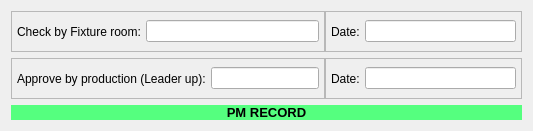
                  <widget class="QWidget" name="widget_3" native="true">
                   <property name="sizePolicy">
                    <sizepolicy hsizetype="Preferred" vsizetype="Preferred">
                     <horstretch>0</horstretch>
                     <verstretch>0</verstretch>
                    </sizepolicy>
                   </property>
                   <property name="minimumSize">
                    <size>
                     <width>100</width>
                     <height>80</height>
                    </size>
                   </property>
                   <property name="styleSheet">
                    <string notr="true"/>
                   </property>
                   <layout class="QVBoxLayout" name="verticalLayout_5">
                    <item>
                     <widget class="QWidget" name="widget_19" native="true">
                      <property name="styleSheet">
                       <string notr="true"/>
                      </property>
                      <layout class="QHBoxLayout" name="horizontalLayout_27">
                       <property name="spacing">
                        <number>0</number>
                       </property>
                       <property name="leftMargin">
                        <number>0</number>
                       </property>
                       <property name="topMargin">
                        <number>0</number>
                       </property>
                       <property name="rightMargin">
                        <number>0</number>
                       </property>
                       <property name="bottomMargin">
                        <number>0</number>
                       </property>
                       <item>
                        <widget class="QFrame" name="frame_21">
                         <property name="minimumSize">
                          <size>
                           <width>196</width>
                           <height>41</height>
                          </size>
                         </property>
                         <property name="frameShape">
                          <enum>QFrame::StyledPanel</enum>
                         </property>
                         <property name="frameShadow">
                          <enum>QFrame::Raised</enum>
                         </property>
                         <layout class="QHBoxLayout" name="horizontalLayout_28">
                          <property name="spacing">
                           <number>5</number>
                          </property>
                          <property name="leftMargin">
                           <number>5</number>
                          </property>
                          <property name="topMargin">
                           <number>5</number>
                          </property>
                          <property name="rightMargin">
                           <number>5</number>
                          </property>
                          <property name="bottomMargin">
                           <number>5</number>
                          </property>
                          <item alignment="Qt::AlignLeft">
                           <widget class="QLabel" name="label_9">
                            <property name="text">
                             <string>Check by Fixture room:</string>
                            </property>
                           </widget>
                          </item>
                          <item>
                           <widget class="QLineEdit" name="lineEdit_17">
                            <property name="sizePolicy">
                             <sizepolicy hsizetype="Expanding" vsizetype="Fixed">
                              <horstretch>0</horstretch>
                              <verstretch>0</verstretch>
                             </sizepolicy>
                            </property>
                            <property name="maximumSize">
                             <size>
                              <width>16777215</width>
                              <height>16777215</height>
                             </size>
                            </property>
                           </widget>
                          </item>
                         </layout>
                        </widget>
                       </item>
                       <item alignment="Qt::AlignRight">
                        <widget class="QFrame" name="frame_22">
                         <property name="minimumSize">
                          <size>
                           <width>197</width>
                           <height>41</height>
                          </size>
                         </property>
                         <property name="frameShape">
                          <enum>QFrame::StyledPanel</enum>
                         </property>
                         <property name="frameShadow">
                          <enum>QFrame::Raised</enum>
                         </property>
                         <layout class="QHBoxLayout" name="horizontalLayout_29">
                          <property name="spacing">
                           <number>5</number>
                          </property>
                          <property name="leftMargin">
                           <number>5</number>
                          </property>
                          <property name="topMargin">
                           <number>5</number>
                          </property>
                          <property name="rightMargin">
                           <number>5</number>
                          </property>
                          <property name="bottomMargin">
                           <number>5</number>
                          </property>
                          <item alignment="Qt::AlignLeft">
                           <widget class="QLabel" name="label_10">
                            <property name="text">
                             <string>Date:</string>
                            </property>
                           </widget>
                          </item>
                          <item>
                           <widget class="QLineEdit" name="lineEdit_18">
                            <property name="sizePolicy">
                             <sizepolicy hsizetype="Expanding" vsizetype="Fixed">
                              <horstretch>0</horstretch>
                              <verstretch>0</verstretch>
                             </sizepolicy>
                            </property>
                            <property name="minimumSize">
                             <size>
                              <width>100</width>
                              <height>21</height>
                             </size>
                            </property>
                           </widget>
                          </item>
                         </layout>
                        </widget>
                       </item>
                      </layout>
                     </widget>
                    </item>
                    <item>
                     <widget class="QWidget" name="widget_20" native="true">
                      <property name="styleSheet">
                       <string notr="true"/>
                      </property>
                      <layout class="QHBoxLayout" name="horizontalLayout_26">
                       <property name="spacing">
                        <number>0</number>
                       </property>
                       <property name="leftMargin">
                        <number>0</number>
                       </property>
                       <property name="topMargin">
                        <number>0</number>
                       </property>
                       <property name="rightMargin">
                        <number>0</number>
                       </property>
                       <property name="bottomMargin">
                        <number>0</number>
                       </property>
                       <item>
                        <widget class="QFrame" name="frame_19">
                         <property name="minimumSize">
                          <size>
                           <width>196</width>
                           <height>41</height>
                          </size>
                         </property>
                         <property name="frameShape">
                          <enum>QFrame::StyledPanel</enum>
                         </property>
                         <property name="frameShadow">
                          <enum>QFrame::Raised</enum>
                         </property>
                         <layout class="QHBoxLayout" name="horizontalLayout_30">
                          <property name="spacing">
                           <number>5</number>
                          </property>
                          <property name="leftMargin">
                           <number>5</number>
                          </property>
                          <property name="topMargin">
                           <number>5</number>
                          </property>
                          <property name="rightMargin">
                           <number>5</number>
                          </property>
                          <property name="bottomMargin">
                           <number>5</number>
                          </property>
                          <item alignment="Qt::AlignLeft">
                           <widget class="QLabel" name="label_7">
                            <property name="text">
                             <string>Approve by production (Leader up):</string>
                            </property>
                           </widget>
                          </item>
                          <item>
                           <widget class="QLineEdit" name="lineEdit_13">
                            <property name="sizePolicy">
                             <sizepolicy hsizetype="Expanding" vsizetype="Fixed">
                              <horstretch>0</horstretch>
                              <verstretch>0</verstretch>
                             </sizepolicy>
                            </property>
                            <property name="maximumSize">
                             <size>
                              <width>16777215</width>
                              <height>16777215</height>
                             </size>
                            </property>
                           </widget>
                          </item>
                         </layout>
                        </widget>
                       </item>
                       <item alignment="Qt::AlignRight">
                        <widget class="QFrame" name="frame_20">
                         <property name="minimumSize">
                          <size>
                           <width>197</width>
                           <height>41</height>
                          </size>
                         </property>
                         <property name="frameShape">
                          <enum>QFrame::StyledPanel</enum>
                         </property>
                         <property name="frameShadow">
                          <enum>QFrame::Raised</enum>
                         </property>
                         <layout class="QHBoxLayout" name="horizontalLayout_31">
                          <property name="spacing">
                           <number>5</number>
                          </property>
                          <property name="leftMargin">
                           <number>5</number>
                          </property>
                          <property name="topMargin">
                           <number>5</number>
                          </property>
                          <property name="rightMargin">
                           <number>5</number>
                          </property>
                          <property name="bottomMargin">
                           <number>5</number>
                          </property>
                          <item alignment="Qt::AlignLeft">
                           <widget class="QLabel" name="label_8">
                            <property name="text">
                             <string>Date:</string>
                            </property>
                           </widget>
                          </item>
                          <item>
                           <widget class="QLineEdit" name="lineEdit_16">
                            <property name="sizePolicy">
                             <sizepolicy hsizetype="Expanding" vsizetype="Fixed">
                              <horstretch>0</horstretch>
                              <verstretch>0</verstretch>
                             </sizepolicy>
                            </property>
                            <property name="minimumSize">
                             <size>
                              <width>100</width>
                              <height>21</height>
                             </size>
                            </property>
                           </widget>
                          </item>
                         </layout>
                        </widget>
                       </item>
                      </layout>
                     </widget>
                    </item>
                    <item>
                     <widget class="QWidget" name="widget_21" native="true">
                      <layout class="QVBoxLayout" name="verticalLayout_24">
                       <property name="spacing">
                        <number>0</number>
                       </property>
                       <property name="leftMargin">
                        <number>0</number>
                       </property>
                       <property name="topMargin">
                        <number>0</number>
                       </property>
                       <property name="rightMargin">
                        <number>0</number>
                       </property>
                       <property name="bottomMargin">
                        <number>0</number>
                       </property>
                       <item>
                        <widget class="QPushButton" name="save">
                         <property name="sizePolicy">
                          <sizepolicy hsizetype="Preferred" vsizetype="Preferred">
                           <horstretch>0</horstretch>
                           <verstretch>0</verstretch>
                          </sizepolicy>
                         </property>
                         <property name="font">
                          <font>
                           <pointsize>10</pointsize>
                           <italic>false</italic>
                           <bold>true</bold>
                           <underline>false</underline>
                          </font>
                         </property>
                         <property name="styleSheet">
                          <string notr="true">background-color: rgb(85, 255, 127);
border-radius: 8px;</string>
                         </property>
                         <property name="text">
                          <string>PM RECORD</string>
                         </property>
                         <property name="icon">
                          <iconset resource="../Qss/icons/_icons.qrc">
                           <normaloff>:/feather/icons/feather/save.png</normaloff>:/feather/icons/feather/save.png</iconset>
                         </property>
                        </widget>
                       </item>
                      </layout>
                     </widget>
                    </item>
                   </layout>
                  </widget>
